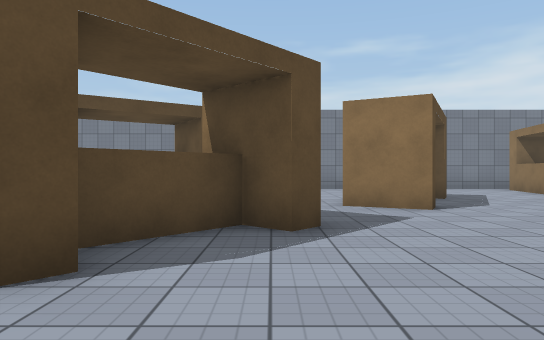
View 1 (above)

24 first-person views from a walk through a scene from a Unity 3-D project. The camera is 1.2 m above the floor, looks level and sees 70° across. The floor is counted in squares, 2 m on a side. Each view is taken from the middle of a square. On the plan, view 1 faces up. The plan holds only what a view shows up to about 11 squares ahead; the rest is blank. The place goes on beyond the plan. The player is left out. Surface patterns are stand-ins for the level's own textures.

View 2
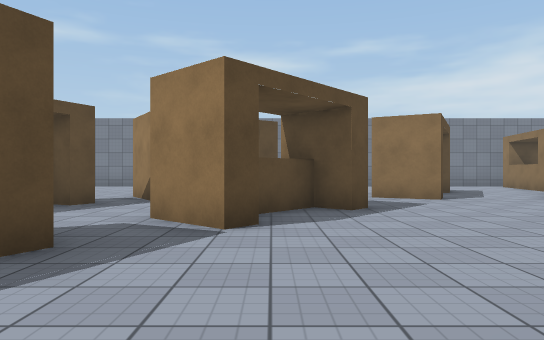

View 3
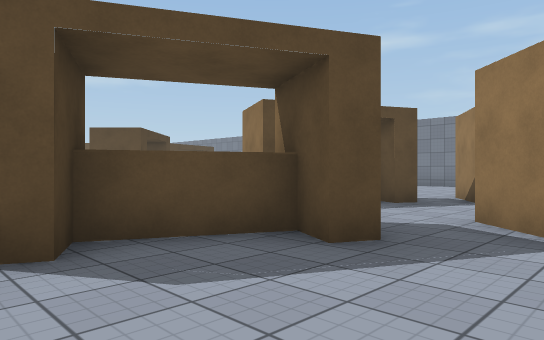

View 4
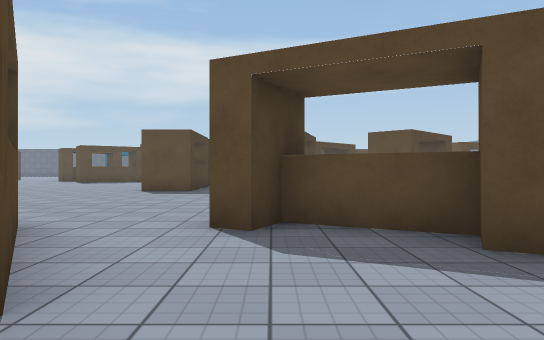

View 5
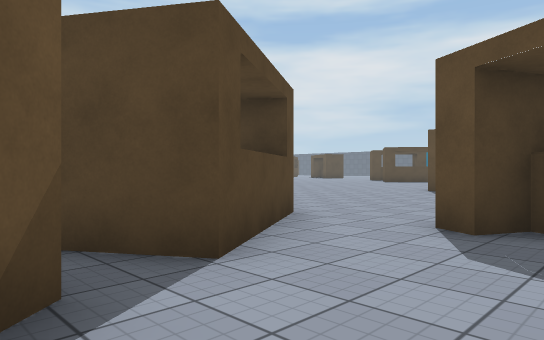

View 6
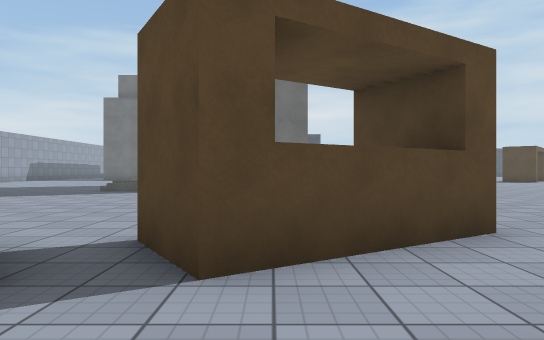

View 7
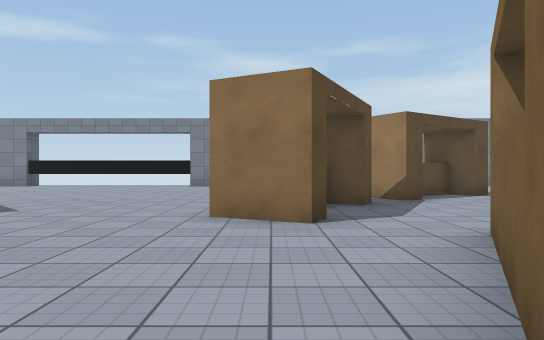

View 8
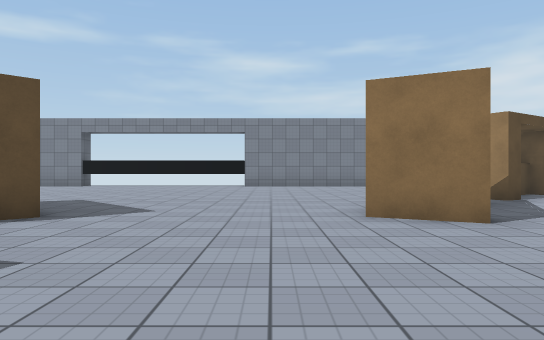

View 9
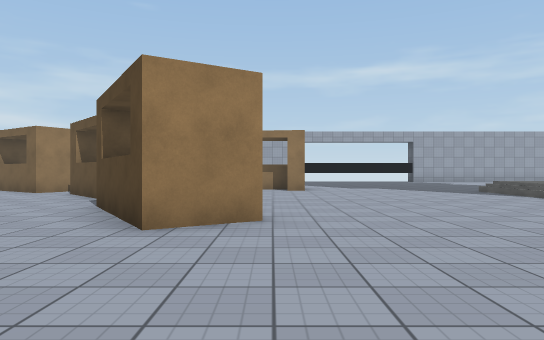

View 10
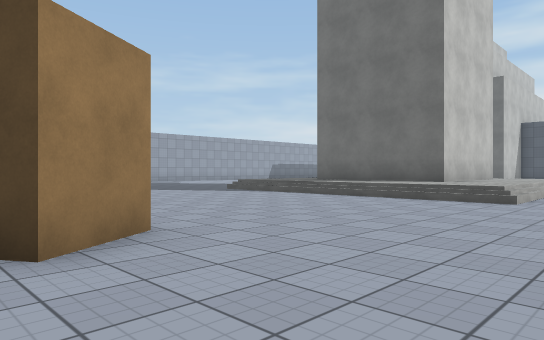

View 11
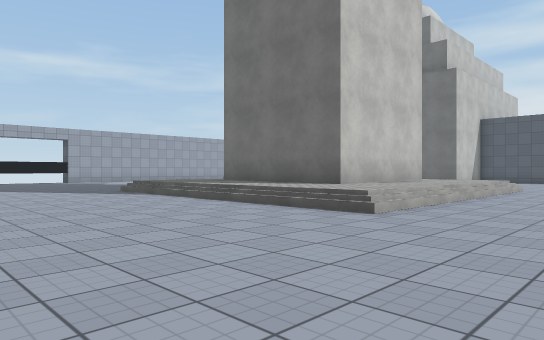

View 12
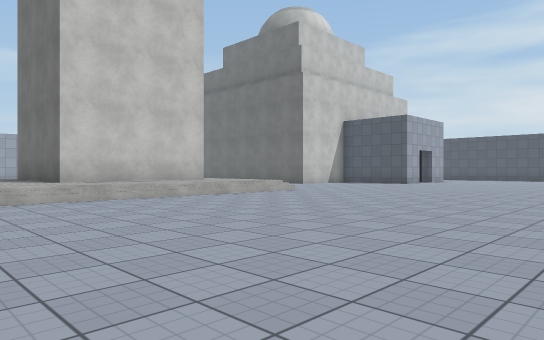

View 13
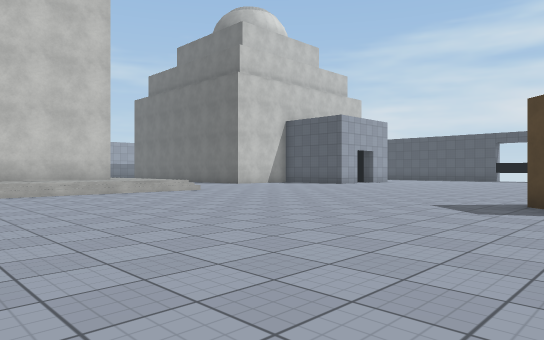

View 14
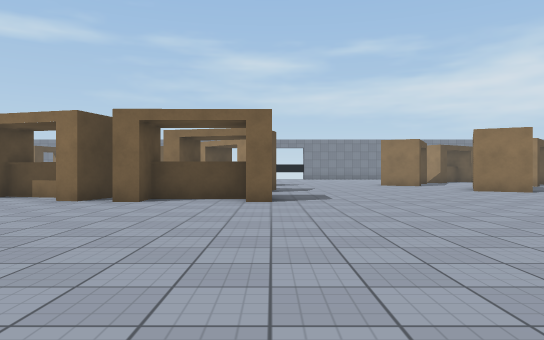

View 15
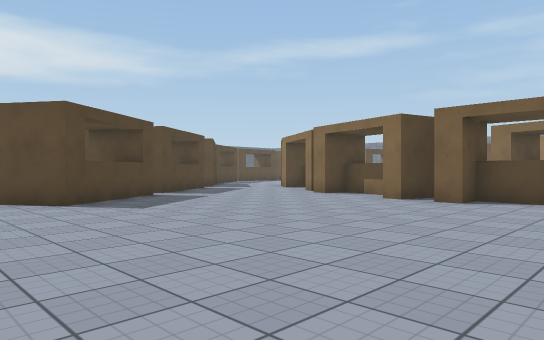

View 16
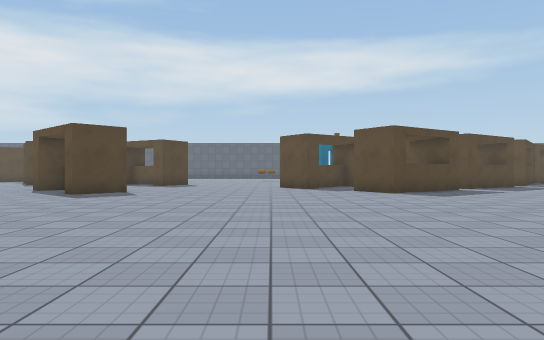

View 17
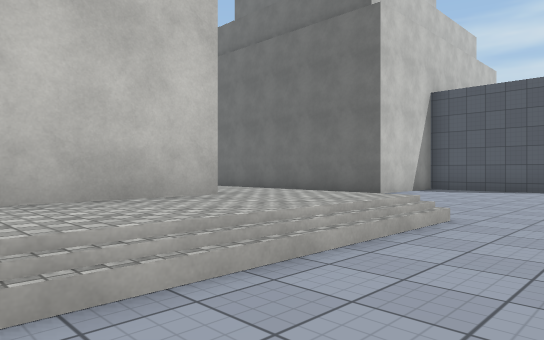

View 18
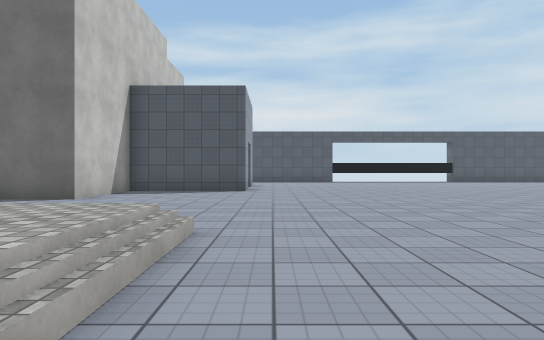

View 19
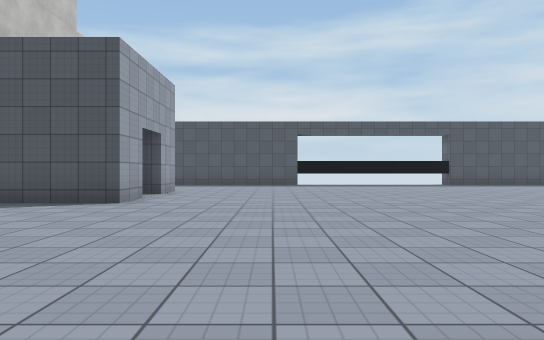

View 20
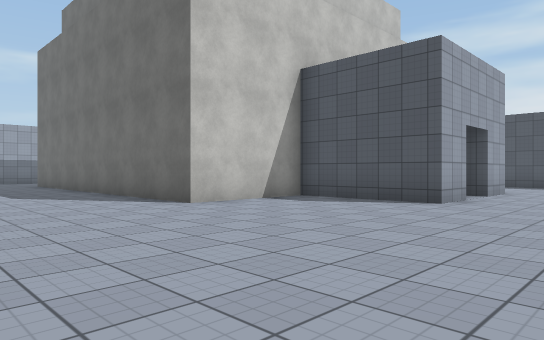

View 21
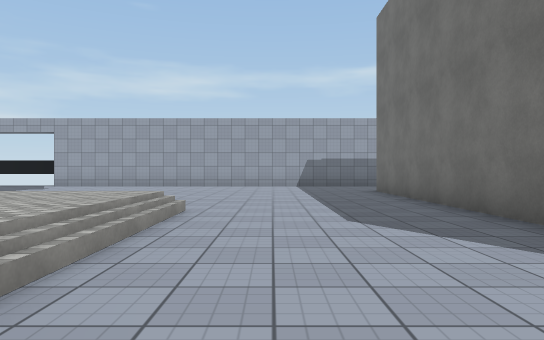

View 22
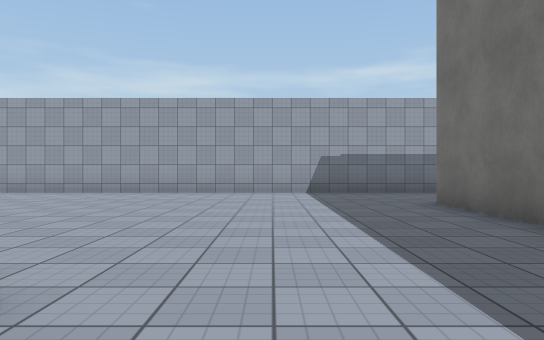

View 23
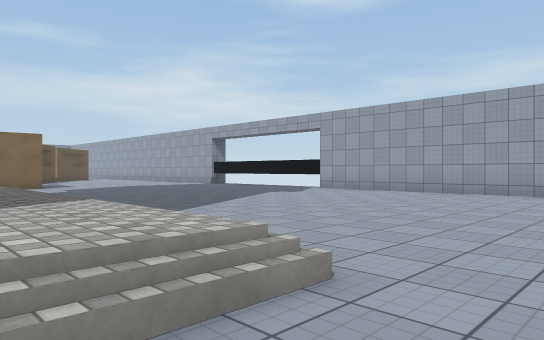

View 24
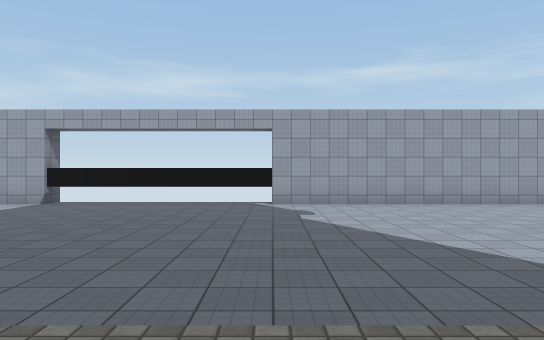

### Floor plan
Key: @ floor where view 1 was taken; # wall or solid block; . main floor; : floor 0.5 m higher than the main floor; / step, stairs or slope; T thing the floor can be seen under or through.
Columns run from 19 left of view 1 to 12 right of it. Each row starts with its distance up from view 1.
 11                         ..#
 10                     ..  ..#
  9      ..........     ..#...#
  8      ..........  ## .##..
  7       .........#### .#...
  6       ..........#.  .#..
  5        .......#...  ....
  4         .....  ...##...
  3         #....#...##....
  2         ..........#...#
  1          ......##....##
  0          ......#...@.#
 -1          .....##....##
 -2         ...........T
 -3  ####   ........##T
 -4 ....#####......##....
 -5 .......................       .#
 -6 .......................     ...#
 -7 .......................    ....#
 -8 #..............................#
 -9 #..............................#
-10 ##.............................#
-11 ..............////////.........#
-12 ............../:::::::.........#
-13 ............../:#### :.........#
-14 ............../:#    :.........#
-15 ............../:#    : ........#
-16 ............../:#    : ........#
-17 .#............/:#   :: ........#
-18  #............/:::::::.........#
-19  ... #.........  ..............#
-20       .........................#
-21       .........................#
-22       .........................#
-23       ...........###########...#
-24        ..........#           ..#
-25       ...........#
-26       ........####
-27      .........#
-28      ..........
-29     ..........#
-30     ..........#
-31              ..

Positions as (right, up) in squares from view 1, and headings:
1: (0, 0), facing up
2: (-1, -2), facing up
3: (-1, -2), facing up-left
4: (0, -1), facing left
5: (0, 0), facing down-left
6: (-2, 0), facing down
7: (-6, -2), facing up
8: (-8, -2), facing up
9: (-8, -5), facing right
10: (-7, -3), facing down-right
11: (-8, -6), facing down-right
12: (-13, -10), facing down-right
13: (-15, -12), facing down-right
14: (-11, -12), facing up
15: (-11, -12), facing up-left
16: (-8, -13), facing left
17: (-7, -14), facing down-right
18: (-6, -15), facing down
19: (-8, -19), facing down
20: (-8, -19), facing down-right
21: (-3, -20), facing right
22: (1, -20), facing right
23: (1, -20), facing up-right
24: (1, -12), facing right
